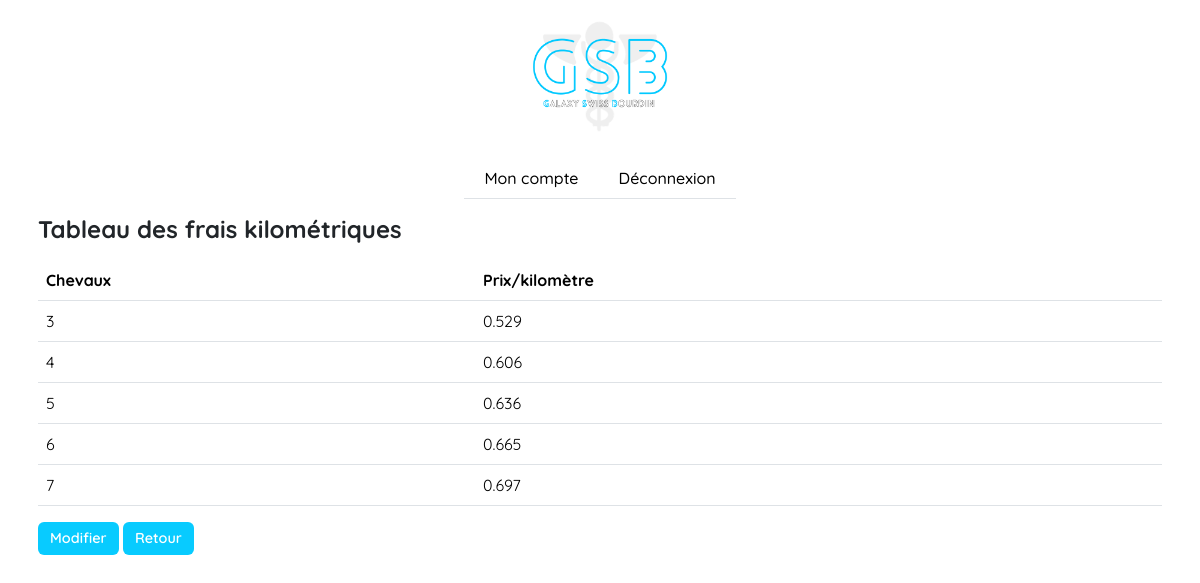
The page /controllers/functionalities/KilometerCosts/ManageKilometerCosts.php (signed in) on the database its author committed.
### tables this page shows
CREATE TABLE IF NOT EXISTS `kilometer_costs` (
  `kilometer_cost_id` int NOT NULL AUTO_INCREMENT,
  `horsepower` int NOT NULL,
  `cost` float NOT NULL,
  PRIMARY KEY (`kilometer_cost_id`)
);

### controllers/functionalities/KilometerCosts/ManageKilometerCosts.php (called while the page is built, shortened)
<?php
require('../../../models/db.php');
require('../../../models/functionalities/ManageKilometerCosts.php');
$data = get_kilometer_costs_data();
require("../../../views/functionalities/KilometerCosts/ManageKilometerCosts.php");

### models/db.php (called while the page is built)
<?php
function dbConnection()
{
    try {
        $dbConnection = new PDO('mysql:host=localhost:3306; dbname=db_gsb; charset=utf8', 'root', '');
    } catch (Exception $e) {
        die('Connexion échouée. Erreur : ' . $e->getMessage());
    }
    return $dbConnection;
}

### models/functionalities/ManageKilometerCosts.php (called while the page is built, shortened)
<?php
function get_kilometer_costs_data()
{
    try {
        $sql = "SELECT * FROM kilometer_costs";
        $request = dbConnection()->prepare($sql);
        $request->execute();
        $data = $request->fetchAll(PDO::FETCH_ASSOC);
        return $data;
    } catch (Exception $e) {
        $error = "Erreur : " . $e->getMessage();
        return $error;
    }
}

### views/functionalities/KilometerCosts/ManageKilometerCosts.php (the view, shortened to what this page needs)
<!DOCTYPE html>
<html lang="en">
<head>
  <link rel="stylesheet" href="../../../assets/style.css">
  <link href="https://cdn.jsdelivr.net/npm/bootstrap@5.3.2/dist/css/bootstrap.min.css" rel="stylesheet" />
</head>
<body>
  <header class="d-flex flex-column
    justify-content-center align-items-center">
    <img class="img-fluid" style="width: 150px;" src="../../../assets/content/logo.png" alt="logo">
    <nav class="navbar">
      <ul class="nav fw-medium border-bottom border-1">
        <?php
        if ($_SESSION['role'] == 1) {
          echo "<li class='nav-item px-1'><a class='nav-link text-black c-nav-link'
                  href='../../../controllers/portals/administrator.php?manageAccount'>Mon compte</a></li>
                  <li class='nav-item px-1'><a class='nav-link text-black c-nav-link'
                  href='../../../controllers/portals/administrator.php?logout'>Déconnexion</a></li>";
        }
        ?>
      </ul>
    </nav>
  </header>
  <main>
    <div class="container p-2">
      <h2 class="mb-3 fs-4 fw-bold">Tableau des frais kilométriques
      </h2>
      <div class="container p-0">
        <table class="table">
          <thead>
            <tr>
              <th>Chevaux</th>
              <th>Prix/kilomètre</th>
            </tr>
          </thead>
          <tbody>
            <?php
            foreach ($data as $row) {
              echo "<tr>
                      <td>" . $row["horsepower"] . "</td>
                      <td>" . $row["cost"] . "</td></tr>";
            }
            ?>
          </tbody>
        </table>
      </div>
      <?php
      if ($_SESSION['role'] == 1) {
        echo "<a class='btn btn-primary c-link' href='../../../controllers/functionalities/KilometerCosts/UpdateKilometerCosts.php'>Modifier</a>
        <a class='btn btn-primary c-link' href='../../../controllers/portals/administrator.php'>Retour</a>";
      }
      ?>
    </div>
  </main>
</body>
</html>

### assets/style.css (style rules this page uses)
* { font-family: 'Quicksand', Arial, Helvetica, sans-serif; }
.c-link { background-color: #08cbff !important; border: none !important; font-size: 0.9rem !important; font-weight: 600 !important; }

### rows shown on the page
kilometer_costs: horsepower "3", cost "0.529"
kilometer_costs: horsepower "4", cost "0.606"
kilometer_costs: horsepower "5", cost "0.636"
kilometer_costs: horsepower "6", cost "0.665"
kilometer_costs: horsepower "7", cost "0.697"
